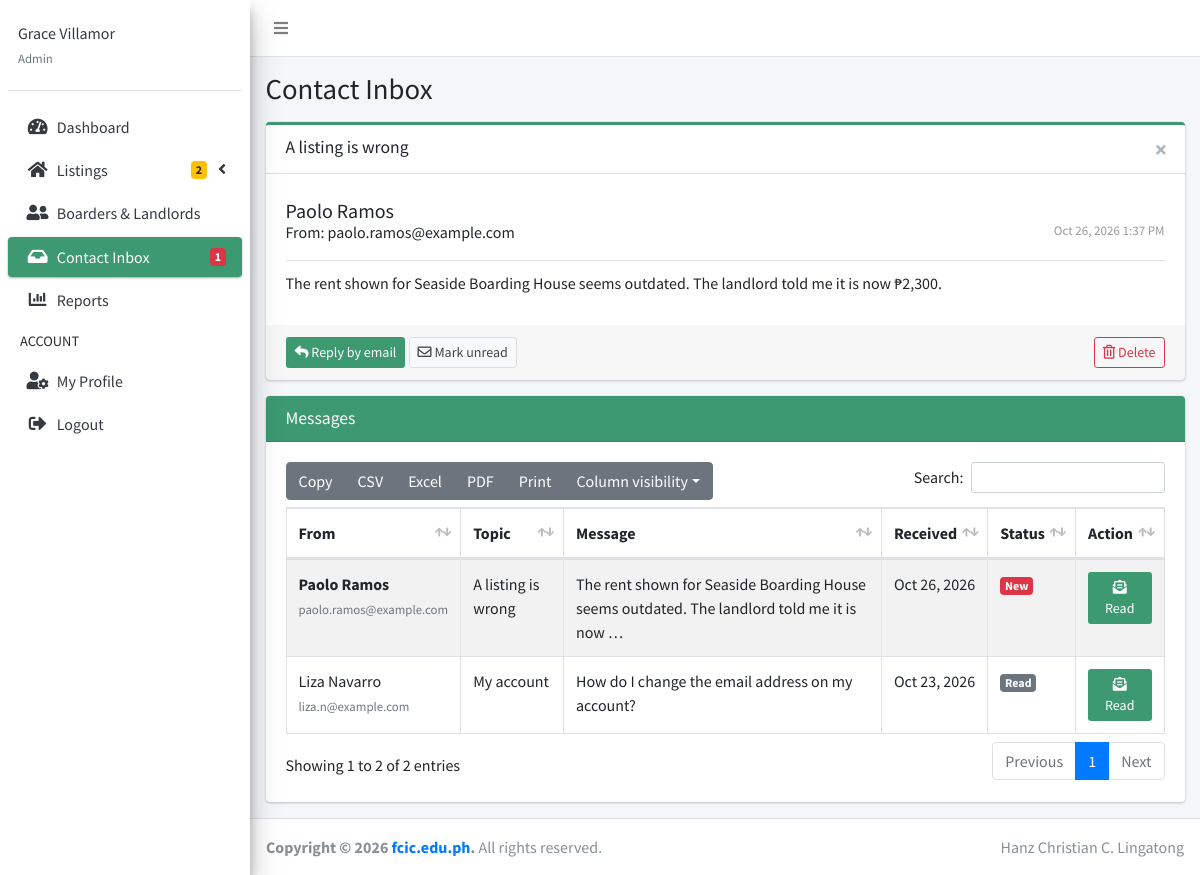
Screenshot of /backend/admin/dashboard.php?page=inbox&view=1 (signed in) with the database file from the repository.
### tables this page shows
CREATE TABLE contact_messages (
    contact_message_id  INT AUTO_INCREMENT PRIMARY KEY,
    name                VARCHAR(100) NOT NULL,
    email               VARCHAR(150) NOT NULL,
    topic               VARCHAR(60) NOT NULL,
    message             TEXT NOT NULL,
    is_read             TINYINT(1) NOT NULL DEFAULT 0,
    ip_address          VARCHAR(45) NULL,
    created_at          TIMESTAMP NOT NULL DEFAULT CURRENT_TIMESTAMP,
    KEY idx_contact_unread (is_read, created_at)
);

### backend/admin/includes/functions.php (called while the page is built, shortened)
<?php
function e($value)
{
  return htmlspecialchars((string) ($value ?? ''), ENT_QUOTES, 'UTF-8');
}
function time_ago($datetime)
{
  $seconds = time() - strtotime($datetime);
  return date('M j, Y', strtotime($datetime));
}
function nice_date($datetime, $withTime = false)
{
  return date($withTime ? 'M j, Y g:i A' : 'M j, Y', strtotime($datetime));
}

### backend/admin/content/inbox.php (the view, shortened to what this page needs)
<?php
$open = null;
if (isset($_GET['view'])) {
  $stmt = $pdo->prepare('SELECT * FROM contact_messages WHERE contact_message_id = ?');
  $stmt->execute([(int) $_GET['view']]);
  $open = $stmt->fetch();
}
$messages = $pdo->query('SELECT * FROM contact_messages ORDER BY created_at DESC')->fetchAll();
?>
  <div class="content-wrapper">
    <div class="content-header">
      <div class="container-fluid">
        <h1 class="m-0">Contact Inbox</h1>
      </div>
    </div>
    <div class="content">
      <div class="container-fluid">
        <?php if ($open): ?>
        <div class="row">
          <div class="col-lg-12">
            <div class="card card-olive card-outline">
              <div class="card-header">
                <h3 class="card-title"><?php echo e($open['topic']); ?></h3>
                <div class="card-tools">
                  <a href="dashboard.php?page=inbox" class="btn btn-tool" title="Close"><i class="fas fa-times"></i></a>
                </div>
              </div>
              <div class="card-body">
                <div class="mailbox-read-info px-0 pt-0">
                  <h5><?php echo e($open['name']); ?></h5>
                  <h6>From: <?php echo e($open['email']); ?>
                    <span class="mailbox-read-time float-right"><?php echo e(nice_date($open['created_at'], true)); ?></span></h6>
                </div>
                <div class="mailbox-read-message px-0">
                  <?php echo nl2br(e($open['message'])); ?>
                </div>
              </div>
              <div class="card-footer">
                <a class="btn bg-olive btn-sm" href="mailto:<?php echo e($open['email']); ?>?subject=<?php echo rawurlencode('Re: ' . $open['topic']); ?>&body=<?php echo rawurlencode('Hi ' . strtok($open['name'], ' ') . ",\n\n\n\n— The RoomEase team"); ?>"><i class="fas fa-reply"></i> Reply by email</a>
                <form method="post" action="" class="d-inline">
                  <button type="submit" name="inbox_action" value="unread" class="btn btn-default btn-sm"><i class="far fa-envelope"></i> Mark unread</button>
                </form>
                <form method="post" action="" class="d-inline float-right" data-confirm="Delete this message? This can't be undone.">
                  <button type="submit" name="inbox_action" value="delete" class="btn btn-outline-danger btn-sm"><i class="far fa-trash-alt"></i> Delete</button>
                </form>
              </div>
            </div>
          </div>
        </div>
        <?php endif; ?>
        <div class="row">
          <div class="col-lg-12">
            <div class="card">
              <div class="card-header bg-olive">
                <h3 class="card-title">Messages</h3>
              </div>
              <div class="card-body">
                <table id="example1" class="table table-bordered table-striped">
                  <thead>
                  <tr>
                    <th data-priority="1">From</th>
                    <th>Topic</th>
                    <th>Message</th>
                    <th>Received</th>
                    <th>Status</th>
                    <th class="no-export" data-priority="2">Action</th>
                  </tr>
                  </thead>
                  <tbody>
                  <?php foreach ($messages as $m): $read = $m['is_read']; ?>
                  <tr>
                    <td><?php echo $read ? '' : '<b>'; ?><?php echo e($m['name']); ?><?php echo $read ? '' : '</b>'; ?><br><small class="text-muted"><?php echo e($m['email']); ?></small></td>
                    <td><?php echo e($m['topic']); ?></td>
                    <td><?php echo e(mb_strimwidth($m['message'], 0, 90, '…')); ?></td>
                    <td data-order="<?php echo e($m['created_at']); ?>"><?php echo e(time_ago($m['created_at'])); ?></td>
                    <td><?php echo $read ? '<span class="badge badge-secondary">Read</span>' : '<span class="badge badge-danger">New</span>'; ?></td>
                    <td><a class="btn bg-olive btn-sm" href="dashboard.php?page=inbox&view=<?php echo (int) $m['contact_message_id']; ?>"><i class="fas fa-envelope-open-text"></i> Read</a></td>
                  </tr>
                  <?php endforeach; ?>
                  </tbody>
                </table>
              </div>
            </div>
          </div>
        </div>
      </div>
    </div>
  </div>

### rows the page displays
contact_messages: topic "A listing is wrong", name "Paolo Ramos", email "paolo.ramos@example.com", created_at "Oct 26, 2026 1:37 PM", message "The rent shown for Seaside Boarding House seems outdated. The landlord told me it is now ₱2,300.", message "The rent shown for Seaside Boarding House seems outdated. The landlord told me it is now …", created_at "Oct 26, 2026", is_read "New"
contact_messages: name "Liza Navarro", email "liza.n@example.com", topic "My account", message "How do I change the email address on my account?", created_at "Oct 23, 2026", is_read "Read"

### other values shown
$_SESSION['firstname']. ' ' .$_SESSION['lastname'] "Grace Villamor"
role_label($_SESSION['role']) "Admin"
$counts['review'] "2"
$counts['inbox'] "1"
